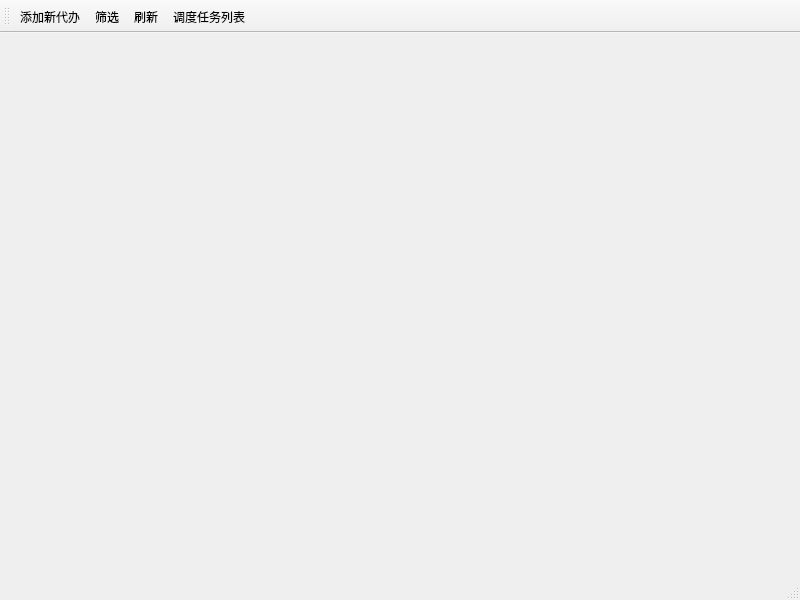
<?xml version="1.0" encoding="UTF-8"?>
<ui version="4.0">
 <class>MainWindow</class>
 <widget class="QMainWindow" name="MainWindow">
  <property name="geometry">
   <rect>
    <x>0</x>
    <y>0</y>
    <width>800</width>
    <height>600</height>
   </rect>
  </property>
  <property name="windowTitle">
   <string>MainWindow</string>
  </property>
  <widget class="QWidget" name="centralwidget"/>
  <widget class="QStatusBar" name="statusbar"/>
  <widget class="QToolBar" name="toolBar">
   <property name="windowTitle">
    <string>toolBar</string>
   </property>
   <attribute name="toolBarArea">
    <enum>TopToolBarArea</enum>
   </attribute>
   <attribute name="toolBarBreak">
    <bool>false</bool>
   </attribute>
   <addaction name="addNewTask"/>
   <addaction name="fliterTask"/>
   <addaction name="refreshTask"/>
   <addaction name="dispatchTask"/>
  </widget>
  <action name="addNewTask">
   <property name="icon">
    <iconset>
     <normaloff>../../Icon/新建方案.png</normaloff>../../Icon/新建方案.png</iconset>
   </property>
   <property name="text">
    <string>添加新代办</string>
   </property>
   <property name="toolTip">
    <string>&lt;html&gt;&lt;head/&gt;&lt;body&gt;&lt;p&gt;&lt;span style=&quot; font-weight:600;&quot;&gt;点击添加新的待办事项&lt;/span&gt;&lt;/p&gt;&lt;/body&gt;&lt;/html&gt;</string>
   </property>
   <property name="shortcut">
    <string>Ctrl+N</string>
   </property>
  </action>
  <action name="fliterTask">
   <property name="icon">
    <iconset>
     <normaloff>../../Icon/筛选.png</normaloff>../../Icon/筛选.png</iconset>
   </property>
   <property name="text">
    <string>筛选</string>
   </property>
   <property name="toolTip">
    <string>点击按时间过滤任务</string>
   </property>
   <property name="shortcut">
    <string>Ctrl+Shift+L</string>
   </property>
  </action>
  <action name="refreshTask">
   <property name="icon">
    <iconset>
     <normaloff>../../Icon/刷新.png</normaloff>../../Icon/刷新.png</iconset>
   </property>
   <property name="text">
    <string>刷新</string>
   </property>
   <property name="toolTip">
    <string>点击刷新任务列表</string>
   </property>
   <property name="shortcut">
    <string>F5</string>
   </property>
  </action>
  <action name="dispatchTask">
   <property name="icon">
    <iconset>
     <normaloff>../../Icon/调度.png</normaloff>../../Icon/调度.png</iconset>
   </property>
   <property name="text">
    <string>调度任务列表</string>
   </property>
   <property name="toolTip">
    <string>点击自动调度任务</string>
   </property>
   <property name="shortcut">
    <string>Ctrl+D</string>
   </property>
  </action>
 </widget>
 <resources/>
 <connections/>
</ui>
